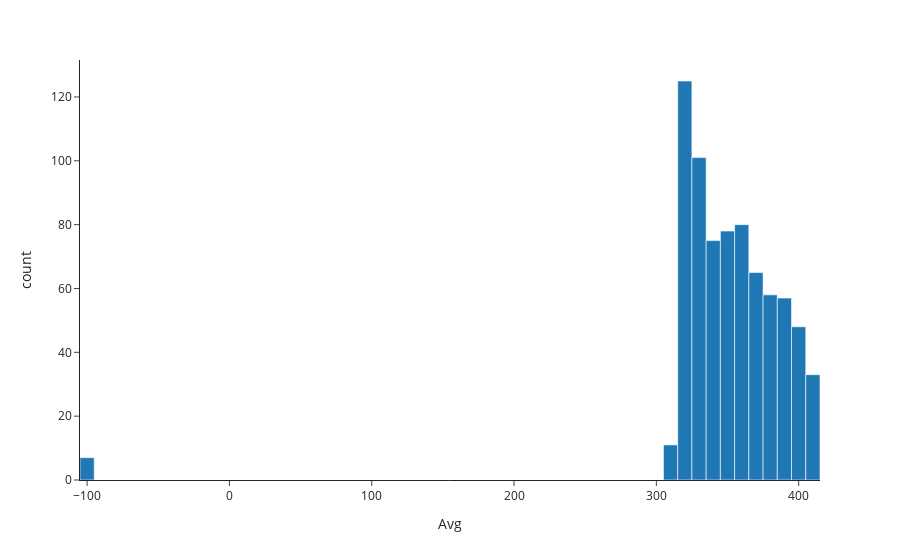

Notebook source saved alongside this figure:
### Code cell
px.histogram(co2, x='Avg') # SOLUTION

### Figure 1 — Plotly figure (JSON) as saved in the notebook; plotly's stock layout.template omitted (floating-point values rounded to 4 significant figures; data arrays with more than 128 entries replaced by an {"elided": "..."} marker saying what was removed)
{"data": [{"bingroup": "x", "hovertemplate": "Avg=%{x}<br>count=%{y}<extra></extra>", "legendgroup": "", "marker": {"color": "#1F77B4", "pattern": {"shape": ""}}, "name": "", "orientation": "v", "showlegend": false, "type": "histogram", "x": {"elided": "738 float values"}, "xaxis": "x", "yaxis": "y"}], "layout": {"barmode": "relative", "legend": {"tracegroupgap": 0}, "margin": {"t": 60}, "xaxis": {"anchor": "y", "domain": [0, 1], "title": {"text": "Avg"}}, "yaxis": {"anchor": "x", "domain": [0, 1], "title": {"text": "count"}}}}
